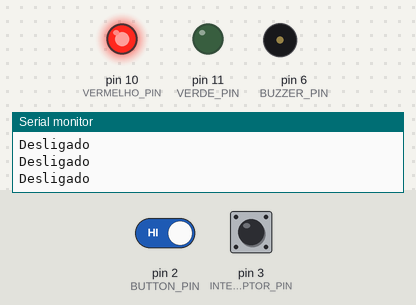
A sketch run on a simulated Arduino Uno, built with avr-gcc and run on an emulated ATmega328P. Parts: output pins drawn as LEDs (lit = HIGH), buzzer (waves = sounding), the last lines printed to the serial monitor. The test bench sets the inputs (shaded band); at power-on: pin 3 (INTERRUPTOR_PIN) LOW, pin 2 (BUTTON_PIN) HIGH.

Above: at 1.2 s.
1.3 s: pin 3 (INTERRUPTOR_PIN) pulled HIGH for 0.15 s
At 1.38 s:
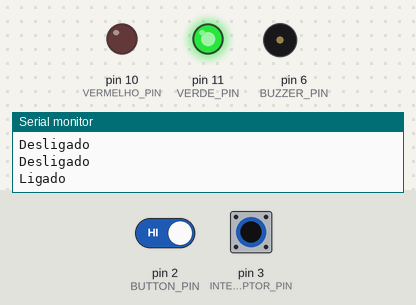
2.9 s: pin 3 (INTERRUPTOR_PIN) pulled HIGH for 1 s
At 4.8 s:
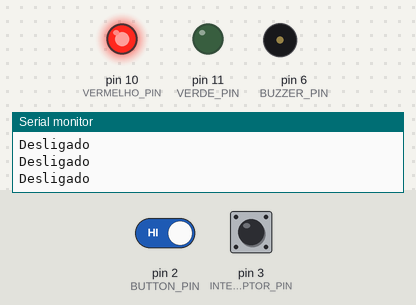
6.9 s: pin 3 (INTERRUPTOR_PIN) pulled HIGH for 3.2 s
At 8.1 s:
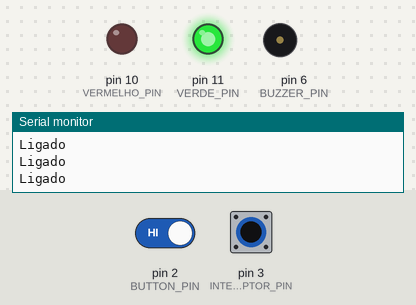
13.1 s: pin 2 (BUTTON_PIN) driven LOW and pin 3 (INTERRUPTOR_PIN) driven HIGH
At 13.9 s:
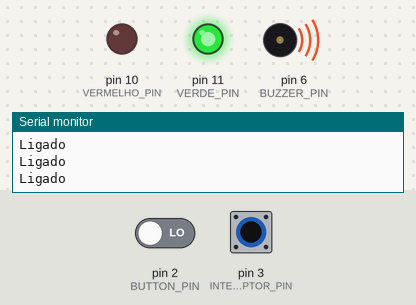
16.1 s: pin 3 (INTERRUPTOR_PIN) driven LOW
At 17.7 s:
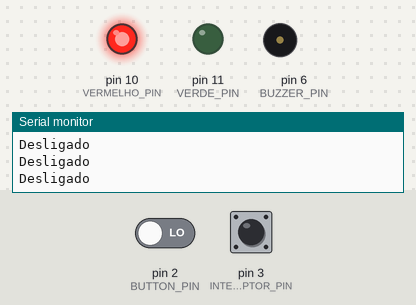
19.1 s: pin 3 (INTERRUPTOR_PIN) driven HIGH
At 19.7 s:
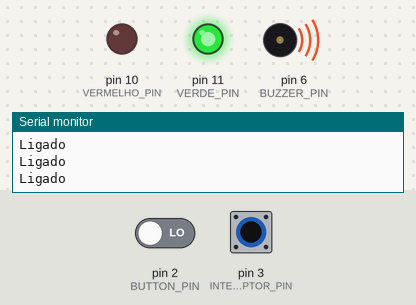
Timing chart, 0 to 23.1 s (numbered marks = the images above; inputs shaded):
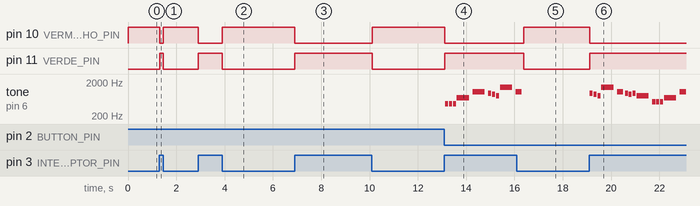

Measured:
- after the input at 1.3 s, pin 10 (VERMELHO_PIN): HIGH → LOW at once, → HIGH 0.14 s later; pin 11 (VERDE_PIN): LOW → HIGH at once, → LOW 0.14 s later
- after the input at 2.9 s, pin 10 (VERMELHO_PIN): HIGH → LOW at once, → HIGH 0.99 s later; pin 11 (VERDE_PIN): LOW → HIGH at once, → LOW 0.99 s later
- after the input at 6.9 s, pin 10 (VERMELHO_PIN): HIGH → LOW at once, → HIGH 3.2 s later; pin 11 (VERDE_PIN): LOW → HIGH at once, → LOW 3.2 s later
- after the input at 13.1 s, pin 10 (VERMELHO_PIN): HIGH → LOW at once; pin 11 (VERDE_PIN): LOW → HIGH at once; tone on pin 6 (BUZZER_PIN): plays 466 Hz for 0.13 s, 466 Hz for 0.13 s, 466 Hz for 0.13 s, 698 Hz for 0.50 s, 1047 Hz for 0.50 s, 932 Hz for 0.13 s … (10 notes in this stretch), starting at once
- after the input at 16.1 s, pin 10 (VERMELHO_PIN): LOW → HIGH after 0.28 s; pin 11 (VERDE_PIN): HIGH → LOW after 0.28 s; tone on pin 6 (BUZZER_PIN): goes on until 16.3 s, then stays silent
- after the input at 19.1 s, pin 10 (VERMELHO_PIN): HIGH → LOW at once; pin 11 (VERDE_PIN): LOW → HIGH at once; tone on pin 6 (BUZZER_PIN): plays 932 Hz for 0.13 s, 880 Hz for 0.13 s, 784 Hz for 0.13 s, 1397 Hz for 0.50 s, 1047 Hz for 0.25 s, 932 Hz for 0.13 s … (14 notes in this stretch), starting at once

The sketch:

Codigo_jukebox.ino
```cpp
#include "pitches.h"

#define BUZZER_PIN 6
#define BUTTON_PIN 2
#define INTERRUPTOR_PIN 3
#define VERMELHO_PIN 10
#define VERDE_PIN 11

int *melody[] = {

  (int[]){
    NOTE_AS4, NOTE_AS4, NOTE_AS4, NOTE_F5, NOTE_C6, NOTE_AS5, NOTE_A5, NOTE_G5, NOTE_F6, NOTE_C6, NOTE_AS5, NOTE_A5, NOTE_G5, NOTE_F6, NOTE_C6, NOTE_AS5, NOTE_A5, NOTE_AS5, NOTE_G5, NOTE_C5, NOTE_C5, NOTE_C5, NOTE_F5, NOTE_C6, NOTE_AS5, NOTE_A5, NOTE_G5, NOTE_F6, NOTE_C6, NOTE_AS5, NOTE_A5, NOTE_G5, NOTE_F6, NOTE_C6, NOTE_AS5, NOTE_A5, NOTE_AS5, NOTE_G5, NOTE_C5, NOTE_C5, NOTE_D5, NOTE_D5, NOTE_AS5, NOTE_A5, NOTE_G5, NOTE_F5, NOTE_F5, NOTE_G5, NOTE_A5, NOTE_G5, NOTE_D5, NOTE_E5, NOTE_C5, NOTE_C5, NOTE_D5, NOTE_D5, NOTE_AS5, NOTE_A5, NOTE_G5, NOTE_F5, NOTE_C6, NOTE_G5, NOTE_G5, REST, NOTE_C5, NOTE_D5, NOTE_D5, NOTE_AS5, NOTE_A5, NOTE_G5, NOTE_F5, NOTE_F5, NOTE_G5, NOTE_A5, NOTE_G5, NOTE_D5, NOTE_E5, NOTE_C6, NOTE_C6, NOTE_F6, NOTE_DS6, NOTE_CS6, NOTE_C6, NOTE_AS5, NOTE_GS5, NOTE_G5, NOTE_F5, NOTE_C6
  },

   // Musica Harry Potter
  (int[]){
    REST, NOTE_D4, NOTE_G4, NOTE_AS4, NOTE_A4, NOTE_G4, NOTE_D5, NOTE_C5, NOTE_A4, NOTE_G4, NOTE_AS4, NOTE_A4, NOTE_F4, NOTE_GS4, NOTE_D4, NOTE_D4, NOTE_G4, NOTE_AS4, NOTE_A4, NOTE_G4, NOTE_D5, NOTE_F5, NOTE_E5, NOTE_DS5, NOTE_B4, NOTE_DS5, NOTE_D5, NOTE_CS5, NOTE_CS4, NOTE_B4, NOTE_G4, NOTE_AS4, NOTE_D5, NOTE_AS4, NOTE_D5, NOTE_AS4, NOTE_DS5, NOTE_D5, NOTE_CS5, NOTE_A4, NOTE_AS4, NOTE_D5, NOTE_CS5, NOTE_CS4, NOTE_D4, NOTE_D5, REST, NOTE_AS4, NOTE_D5, NOTE_AS4, NOTE_D5, NOTE_AS4, NOTE_F5, NOTE_E5, NOTE_DS5, NOTE_B4, NOTE_DS5, NOTE_D5, NOTE_CS5, NOTE_CS4, NOTE_AS4, NOTE_G4
  }

};

int *durations[] = {
// Musica do Star Wars
  (int[]){
    8, 8, 8, 2, 2, 8, 8, 8, 2, 4, 8, 8, 8, 2, 4, 8, 8, 8, 2, 8, 8, 8, 2, 2, 8, 8, 8, 2, 4, 8, 8, 8, 2, 4, 8, 8, 8, 2, 8, 16, 4, 8, 8, 8, 8, 8, 8, 8, 8, 4, 8, 4, 8, 16, 4, 8, 8, 8, 8, 8, 8, 16, 2, 8, 8, 4, 8, 8, 8, 8, 8, 8, 8, 8, 4, 8, 4, 8, 16, 4, 8, 4, 8, 4, 8, 4, 8, 1
  },

   // Musica do Harry Potter
  (int[]){
    2, 4, 4, 8, 4, 2, 4, 2, 2, 4, 8, 4, 2, 4, 1, 4, 4, 8, 4, 2, 4, 2, 4, 2, 4, 4, 8, 4, 2, 4, 1, 4, 2, 4, 2, 4, 2, 4, 2, 4, 4, 8, 4, 2, 4, 1, 4, 4, 2, 4, 2, 4, 2, 4, 2, 4, 4, 8, 4, 2, 4, 1
  }
};

// Vetor indicando a duração de cada música, visto que é utilizado para armazenamento das mesmas vetores dinâmicos
int size_duration[] = {72, 60};

// Informar a quantidade de músicas disponíveis
int total_musics = 2;

// Estado da música e do botão

// Inicialmente, a música está parada
bool tocando = false;

// Para detectar mudanças de estado do botão
bool botao_anterior = false;

// Indice da música que esta tocando
int actual_music = 0;

// Índice da nota atual
int nota_atual = 0;

// Indicar se o interruptor esta ativado ou não
int vb = 0;


void setup() {
  Serial.begin(9600);
  pinMode(BUZZER_PIN, OUTPUT);
  pinMode(BUTTON_PIN, INPUT_PULLUP); // Usar pull-up interno para o botão
  pinMode(INTERRUPTOR_PIN, INPUT);
  pinMode(VERMELHO_PIN, OUTPUT);
  pinMode(VERDE_PIN, OUTPUT);
}


// Função responsável por desligar o LED vermelho e ligar o verde
void liga_led(){
	Serial.println("Ligado");
    digitalWrite(VERDE_PIN, HIGH);
    digitalWrite(VERMELHO_PIN, LOW);
}

void desliga_led(){
  digitalWrite(VERDE_PIN, LOW);
  digitalWrite(VERMELHO_PIN, HIGH);
  Serial.println("Desligado");
}

// Função responsável por indicar a troca da música, no qual vai desligar a luz verde, ativar a vermelha por um breve período e depois vai ativar a verde novamente
void troca_musica_led(){
  digitalWrite(VERDE_PIN, LOW);
  delay(100);
  digitalWrite(VERMELHO_PIN, HIGH);
  delay(100);
  digitalWrite(VERMELHO_PIN, LOW);
  digitalWrite(VERMELHO_PIN, HIGH);
}


/*
Função responsável por verificar se o botão foi presionado e caso afirmativo vai realizar a troca da música a ser tocada
*/
void verifica_botao_pressionado(){

  // Verifica o estado do botão (pressionado = LOW)
  	bool botao_atual = digitalRead(BUTTON_PIN) == LOW;

  	if (botao_atual && !botao_anterior) {

      // Alternar a musica a ser tocada
      tocando = !tocando;

      // Casp a musica já estiver tocando, somente apresenta no log
      if (tocando) {

        // Log: início da reprodução
        Serial.println("Tocando música...");
      }
      else {

        // Acender os leds que indica troca da música
        troca_musica_led();

        // Altera a música atual para a próxima música disponível
        actual_music = (actual_music + 1) % total_musics;

        // Reinicia a contagem da nota musical, ou seja, define para que a mesma inicie na posição 0
        nota_atual = 0;

        // Informa que o dispositivo está pronto para tocar a música e da um delay de 1 segundo antes de começar a nova música
        tocando = true;
        delay(1000);

        // Log de Troca de Música
        Serial.println("Houve a troca de música");
      }
    }

  	// Atualiza o estado anterior do botão para detectar mudanças futuras
  	botao_anterior = botao_atual;

}

void tocar_nota_musical(){

	// Calcula a duração da nota atual
  	int duration = 1000 / durations[actual_music][nota_atual];

  	// Emite o som correspondente à nota, caso não seja um descanso
  	if (melody[actual_music][nota_atual] != REST) {
      tone(BUZZER_PIN, melody[actual_music][nota_atual], duration);
    }

  	// Aguarda a duração da nota antes de avançar
  	delay(duration * 1.30);

  	// Para o som da nota atual
    noTone(BUZZER_PIN);

  	// Avança para a próxima nota
  	nota_atual++;
}

/*
* Função responsável por trocar a música em execução ao finalizar a anterior
*/
void trocar_musica_ao_finalizar_anterior(){

  // Log: fim da música
  Serial.println("Música terminou.");

  // Parar a reprodução
    tocando = false;

  // Alterar para a próxima música disponível
  actual_music = (actual_music + 1) % total_musics; // Incrementa e reinicia no total

  // Reinicia o índice para o início da música
    nota_atual = 0;

  // Iniciar a reprodução da nova música
    tocando = true;

}


void loop() {


  // Ler o Interruptor, que indica se o dispositivo está no modo ligado ou desligado
  vb = digitalRead(INTERRUPTOR_PIN);

  // Caso o dispositivo estiver ligado -> Interruptor como HIGH
  if (vb==HIGH) {

    // Acender os leds indicando que o dispositivo esta ligado
    liga_led();

    // Verificar se algum botão foi pressionado ou se necessita trocar de música
   verifica_botao_pressionado();

/**
   * Reproduz as notas da música se `tocando` for verdadeiro.
   * - Toca cada nota em sequência, respeitando sua duração.
   * - Interrompe automaticamente quando a música termina, reiniciando os índices.
 */

    if (tocando) {
      if (nota_atual < size_duration[actual_music])
          tocar_nota_musical();
      else
        trocar_musica_ao_finalizar_anterior();
    }
  }

  // Caso o dispositivo estiver desligado
  else {
    desliga_led();

  }
}
```
